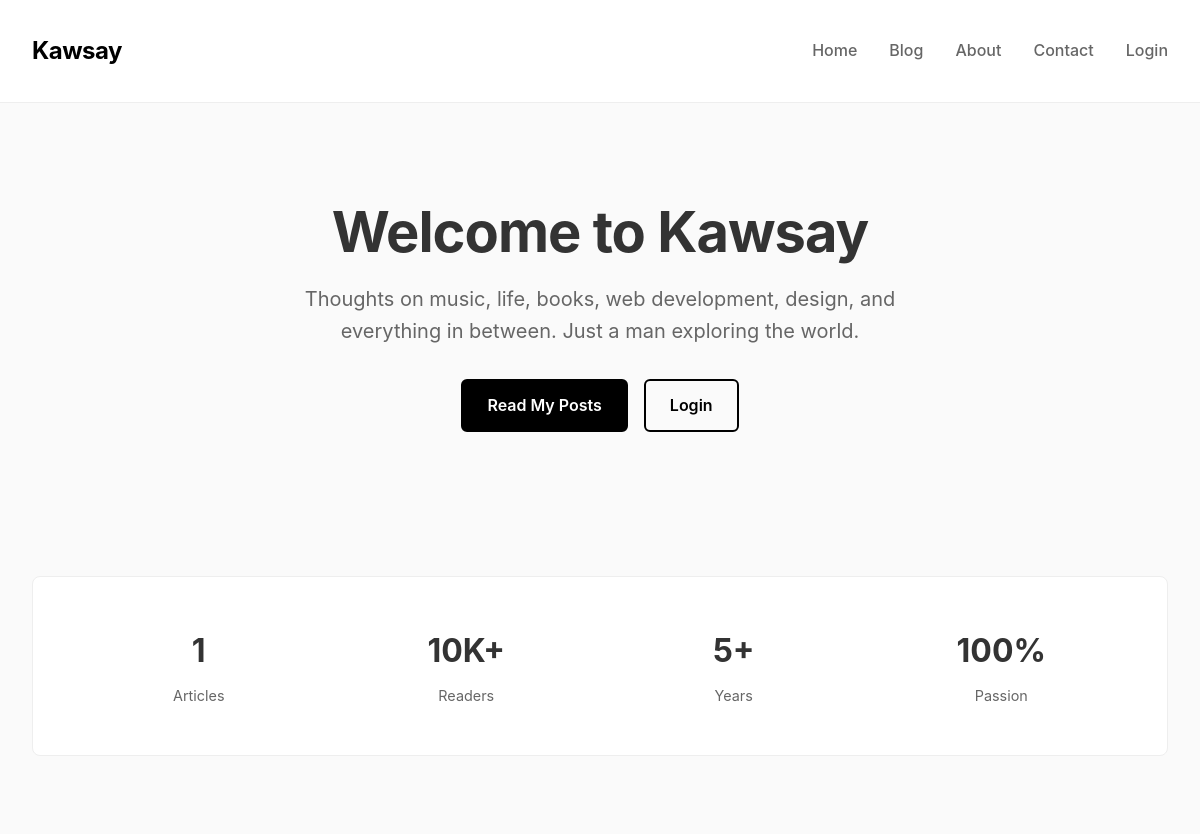
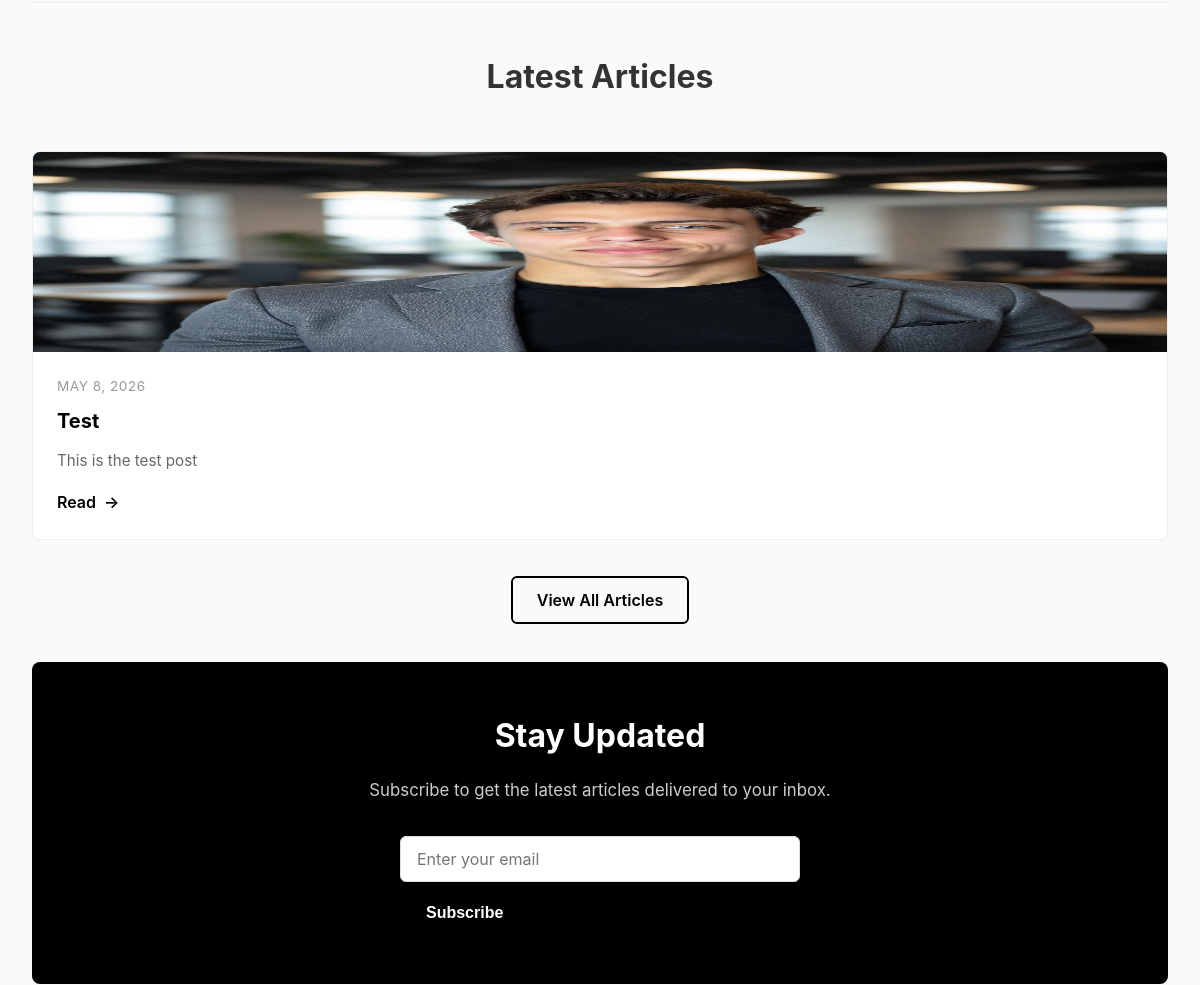
/ (upper part), run on an earlier commit of the app's database (2 pictures, top to bottom).
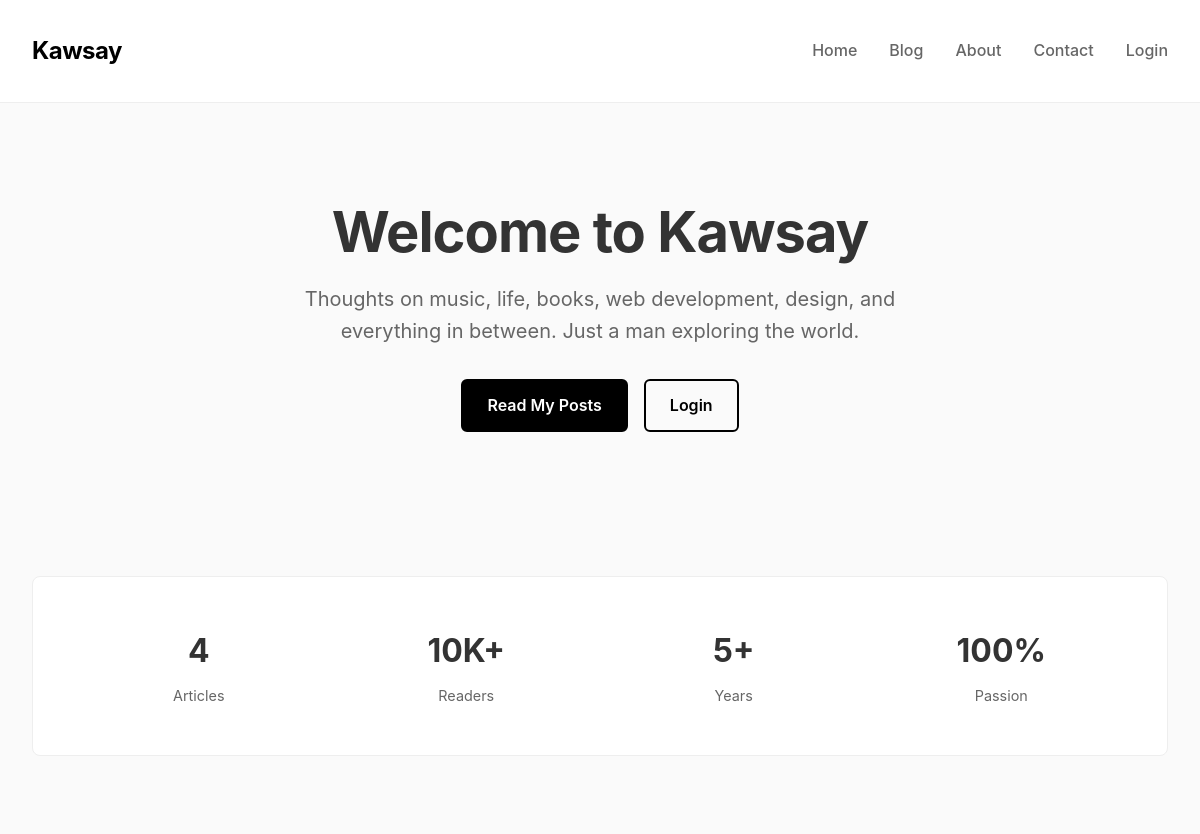
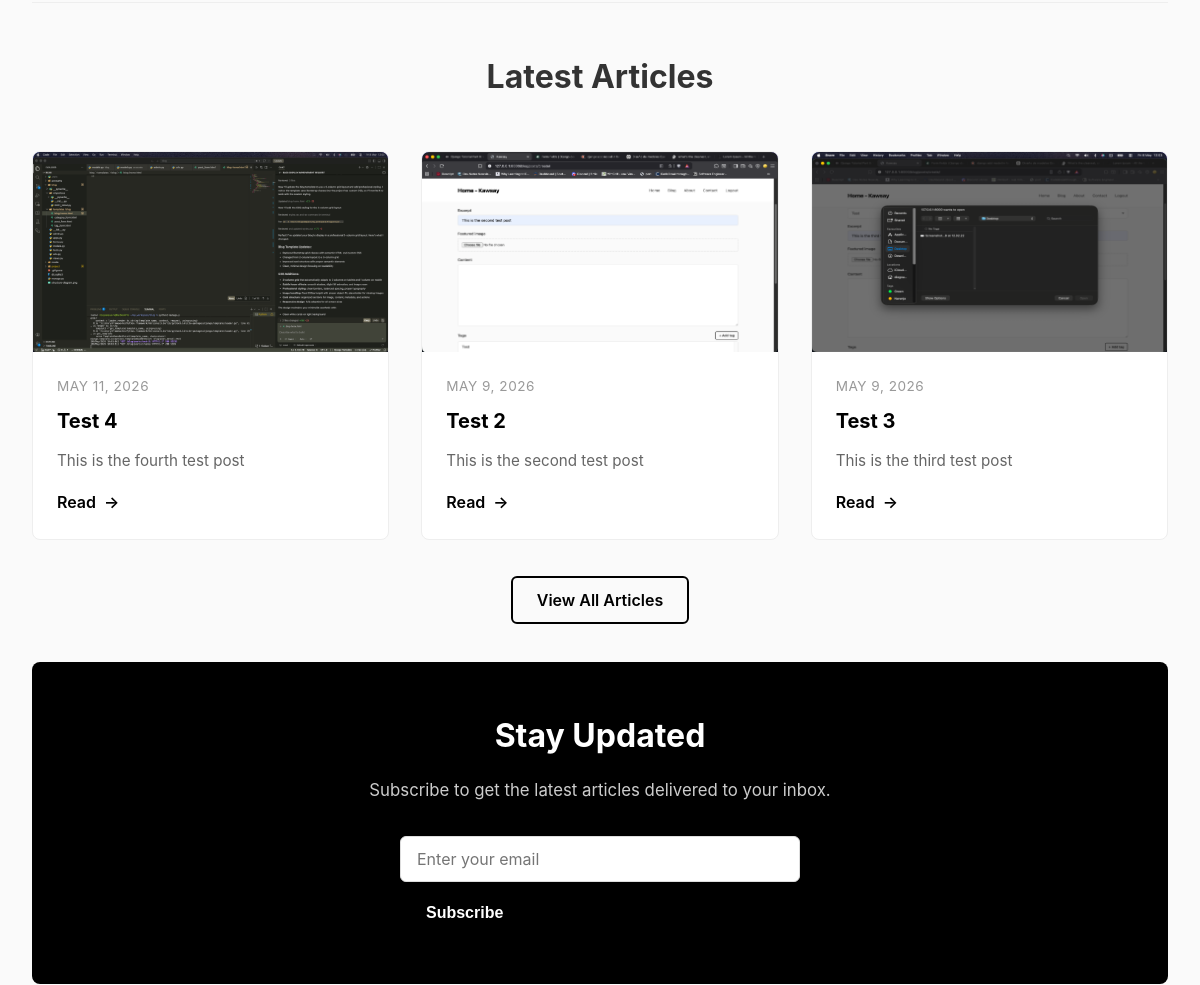
And on a later commit of the database (2 pictures, top to bottom).
### blog/models.py (models this page shows, shortened)
class Post(models.Model):
    author = models.ForeignKey(settings.AUTH_USER_MODEL, on_delete=models.CASCADE, related_name="posts")
    category = models.ForeignKey(Category, on_delete=models.CASCADE, related_name= "posts")
    title = models.CharField(max_length=100)
    featured_image = models.ImageField(upload_to="posts/featured/", blank=True, null=True)
    tags = models.ManyToManyField("Tag", related_name="posts", blank=True)
    slug = models.SlugField(unique=True, max_length=100, blank=True)
    excerpt = models.CharField(max_length=300)
    content = models.TextField()
    published_at = models.DateField(null=True, blank=True)
    created_at = models.DateField(auto_now_add=True)
    updated_at = models.DateField(auto_now=True)
    class Meta:
        ordering = ['-published_at', '-created_at']
        verbose_name_plural = "Posts"

### project/views.py (the view)
# urls.py: path('', views.blog_home, name='blog-home'),
def home(request):
    posts = Post.objects.all()
    total_posts = Post.objects.count()
    return render(request, 'home.html', {"posts": posts, "total_posts": total_posts})

### project/templates/home.html (shortened to what this page needs)
{% extends 'base.html' %}
{% block content %}
    <section class="hero">
        <h1>Welcome to Kawsay</h1>
        <p>Thoughts on music, life, books, web development, design, and everything in between. Just a man exploring the world.</p>
        <div class="cta-buttons">
            <a href="/blog/" class="btn btn-primary">Read My Posts</a>
            {% if user.is_authenticated %}
                {% comment %} <a href="{% url 'logout' %}" class="btn btn-secondary">Logout</a> {% endcomment %}
                <form method="POST" action="{% url 'logout' %}" style="display:inline;">
                    {% csrf_token %}
                    <button type="submit">Logout</button>
                </form>
            {% else %}
                <a href="{% url 'login' %}" class="btn btn-secondary">Login</a>
            {% endif %}
        </div>
    </section>
    <section class="stats">
        <div class="stats-grid">
            <div class="stat-item">
                <h3>{{ total_posts }}</h3>
                <p>Articles</p>
            </div>
            <div class="stat-item">
                <h3>10K+</h3>
                <p>Readers</p>
            </div>
            <div class="stat-item">
                <h3>5+</h3>
                <p>Years</p>
            </div>
            <div class="stat-item">
                <h3>100%</h3>
                <p>Passion</p>
            </div>
        </div>
    </section>
    <section class="featured-section">
        <h2 class="section-title">Latest Articles</h2>
        <div class="posts-grid">
            {% for post in posts|slice:":3" %}
            <article class="post-card">
                <img class="post-image" src="{{ post.featured_image.url }}" alt="{{ post.title }}">
                <div class="post-content">
                    <p class="post-date">{{post.published_at}}</p>
                    <h3 class="post-title">{{post.title}}</h3>
                    <p class="post-excerpt">{{post.excerpt}}</p>
                    <a href="#" class="read-more">Read</a>
                </div>
            </article>
            {% empty %}
                <p>No posts yet.</p>
            {% endfor %}
        </div>
        <div style="text-align: center; margin-top: 2rem;">
            <a href="/blog/" class="btn btn-secondary">View All Articles</a>
        </div>
    </section>
    <section class="newsletter">
        <h2>Stay Updated</h2>
        <p>Subscribe to get the latest articles delivered to your inbox.</p>
        <form class="newsletter-form">
            <input type="email" placeholder="Enter your email" required>
            <button type="submit">Subscribe</button>
        </form>
    </section>
{% endblock %}

What changed in the data, as far as the page shows it:
no longer on this page (row unchanged): Post: featured_image (picture), published_at "MAY 8, 2026", title "Test", excerpt "This is the test post"
added Post: featured_image (picture), published_at "MAY 11, 2026", title "Test 4", excerpt "This is the fourth test post"
added Post: featured_image (picture), published_at "MAY 9, 2026", title "Test 2", excerpt "This is the second test post"
added Post: featured_image (picture), published_at "MAY 9, 2026", title "Test 3", excerpt "This is the third test post"
Also different on the page:
{{ total_posts }}: "1" → "4"
